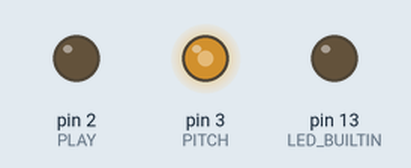
Simulated run of this sketch. Board: Arduino Uno, built with avr-gcc and run on an emulated ATmega328P. Shown: output pins drawn as LEDs (lit = HIGH).

Above: at 0.1 s.
At 5.35 s:
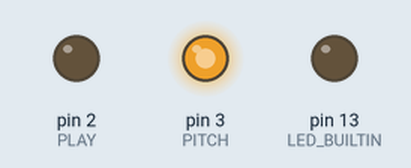
Timing chart, 0 to 7.0 s (numbered marks = the images above):
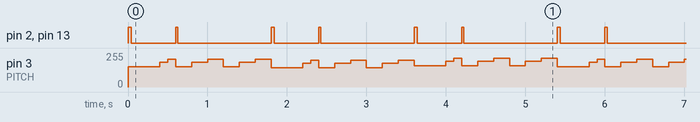

The sketch:

sketch_jul29b_seqwithtempo.ino
```cpp
#include <ctype.h>
#include <math.h>

#define PLAY 2
#define PITCH 3
#define FUNCS 26
#define STACKMAX 4
#define DEBUG 0
#define RATE 600
#define HIGHTIME 80
static int OCTAVE = 255/5;
static int ROOT = OCTAVE*3;

// Number: Play this note
// Parenthesis: Store a pattern, first letter is the label (must be uppercase letter)
// Uppercase letter: Play stored pattern
// +Number, -Number: Shift base note by semitones
// ++Number, --Number: Shift base note by octaves (or multiply/divide for non-notes)
// x: rest
// r: reset
// pNumber, p+Number, p++Number etc: Set pitch, do NOT play note
// tNumber, t+Number, t++Number etc: Set tempo (rate, high) // TODO

// Replace p with t and it's cool
const char song[] = "\
(P t--3 0 p8x p13x p0x p8x p13x) \
(R t--2 0 t--3 p0 x p8 x p13 x) \
R P -2 R P +4 R P -2 \
";

typedef enum {
  S_SCAN = 0,
  S_WANTTAG,
  S_WANTRPAREN
} ParenState;

typedef enum {
  SI_SCAN = 0,
  SI_PITCH,
  SI_TEMPO
} InputState;

typedef enum {
  SM_SCAN = 0,
  SM_PLUS,
  SM_PLUS2,
  SM_MINUS,
  SM_MINUS2,
  SM_COUNT,
} ModState;

struct Frame {
  int at;
  int root;
  int pitch;
  int rate;
  int high;
  bool on;
  Frame() : at(0), root(0), pitch(0), rate(RATE), high(HIGHTIME), on(false) {}
};

struct Interp {
  // PARSER
  int sp;
  ParenState state; ModState modState; InputState inputState;
  Frame stack[STACKMAX];
  bool looped;
  int func[FUNCS];

  // HACK: Stack pointer starts at 1 so r can work at the lowest level
  Interp() : sp(1), state(S_SCAN), modState(SM_SCAN), looped(false) {
    memset(func, 0, sizeof(func));
  }
  void reset();
  void resetState();
  void next();
  Frame &frame() { return stack[sp]; }
  Frame &lastFrame() { return stack[sp-1]; }
  int &at() { return frame().at; }
  bool takeNumber(int n);
  void modNumber(int &target, int n);
};

void Interp::resetState() {
  state = S_SCAN;
  inputState = SI_SCAN;
  modState = SM_SCAN;
}
void Interp::reset() {
  sp = 1; // In case of syntax error
  resetState(); // Ibid
  at() = 0;
  looped = true;
}

static int modScale[SM_COUNT] = {0, 1, 12, -1, -12};

void Interp::modNumber(int &target, int n) {
  switch (modState) {
    case SM_SCAN: target = n; break;
    case SM_PLUS: target += n; break;
    case SM_MINUS: target -= n; break;
    case SM_PLUS2: target *= n; break;
    case SM_MINUS2: target /= n; break;
    default:break;
  }
}

bool Interp::takeNumber(int n) { // Return true if "done" with current note
  switch (inputState) {
    case SI_SCAN: case SI_PITCH:
      if (modState == SM_SCAN) {
        bool on = inputState == SI_SCAN;
        frame().on = on;
        frame().pitch = n;
        if (on)
          return true;
      } else {
        frame().root += modScale[modState] * n;
      }
      break;
    case SI_TEMPO:
      modNumber(frame().rate, n);
      modNumber(frame().high, n);
      break;
  }
  resetState();
  return false;
}

void Interp::next() {
  bool isbuilding = false;
  int building = 0;
  bool done = false;
  while (!done) {
    int i = at();
    char ch = song[i];
#if DEBUG
    Serial.print("\nLoop");
    switch(state) { default:break; case S_WANTTAG: Serial.print(" TAG?"); break; case S_WANTRPAREN: Serial.print(" PAREN?"); }
    Serial.print("\nmod ");
    Serial.print(modState);
    Serial.print("  root ");
    Serial.print(frame().root);
    Serial.print("\nstack ");
    Serial.print(sp);
    Serial.print("  at ");
    Serial.print(i);
    Serial.print("  ch ");
    Serial.print(ch);
    Serial.print("\n");
#endif
    if (ch == '\0') {
      bool done = false;
      if (isbuilding)
        done = takeNumber(building);
      reset();

      building = 0;
      isbuilding = false;

      if (done)
        return;
      else
        continue;
    } else switch (state) {
      case S_WANTTAG:
        if (isupper(ch))
          func[ch-'A'] = i+1;
        state = S_WANTRPAREN;
        break;

      case S_WANTRPAREN:
        if (ch == ')')
          state = S_SCAN;
        break;

      case S_SCAN:
        if (isdigit(ch)) {
          building *= 10;
          isbuilding = true;
          building += (ch - '0');
        } else {
          if (isbuilding) {
            if (takeNumber(building))
              return;
            building = 0;
            isbuilding = false;
          }

          if (isupper(ch)) {
            sp++;
            frame() = lastFrame(); // Copy up
            at() = func[ch-'A'];
            continue;
          }

          switch (ch) {
            case 'x':
              frame().on = false;
              done = true;
              break;
            case 'r':
              frame().root = lastFrame().root;
              frame().rate = lastFrame().rate;
              frame().high = lastFrame().high;
              break;
            case 'p':
              inputState = SI_PITCH;
              break;
            case 't':
              inputState = SI_TEMPO;
              break;
            case '+':
              modState = modState == SM_PLUS ? SM_PLUS2 : SM_PLUS;
              break;
            case '-':
              modState = modState == SM_MINUS ? SM_MINUS2 : SM_MINUS;
              break;
            case '(':
              state = looped ? S_WANTRPAREN : S_WANTTAG;
              break;
            case ')':
              sp--;
              if (sp < 0)
                sp = 0;
              break;
            default: break; // Assume whitespace
          }
        }
        break;
    }
    at()++;
  }
}

static Interp interp;

void setup() {
  // put your setup code here, to run once:
  pinMode(LED_BUILTIN, OUTPUT);
  pinMode(PLAY, OUTPUT);
  pinMode(PITCH, OUTPUT);
#if DEBUG
  Serial.begin(9600);
#endif
}

void high() {
  digitalWrite(LED_BUILTIN, HIGH);
  digitalWrite(PLAY, HIGH);
}

void low() {
  digitalWrite(LED_BUILTIN, LOW);
  digitalWrite(PLAY, LOW);
}

void loop() {
#if DEBUG
  Serial.print("Booted\n");
#endif
  interp.next();
  Frame note = interp.frame();

  int p = (ROOT*12 + OCTAVE*(note.root + note.pitch))/12;
  analogWrite(PITCH, p);

  if (note.on) {
    high();
    if (note.high <= note.rate) {
      delay(note.high);
      low();
      delay(note.rate-note.high);
    } else {
      delay(note.rate);
    }
  } else {
    delay(note.rate);
  }
}
```

Measured:
- by itself, pin 2 (PLAY), pin 13 (LED_BUILTIN): repeats every 1.8 s: LOW 0.56 s, HIGH 0.03 s, LOW 1.2 s, HIGH 0.04 s
- by itself, pin 3 (PITCH): moves between 144/255 and 216/255, repeating every 5.4 s
